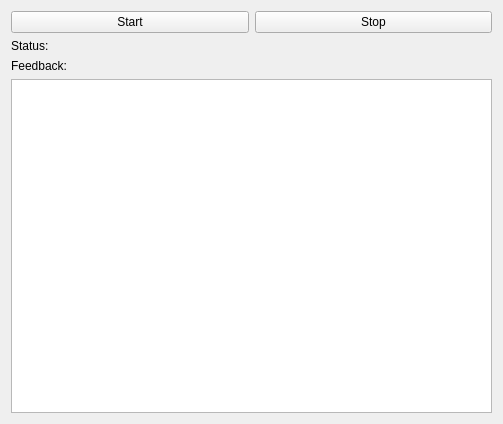
<?xml version="1.0" encoding="UTF-8"?>
<ui version="4.0">
 <class>RqtSrVisualServoing</class>
 <widget class="QWidget" name="RqtSrVisualServoing">
  <property name="geometry">
   <rect>
    <x>0</x>
    <y>0</y>
    <width>503</width>
    <height>424</height>
   </rect>
  </property>
  <property name="windowTitle">
   <string>Shadow Visual Servoing</string>
  </property>
  <layout class="QVBoxLayout" name="verticalLayout">
   <item>
    <layout class="QHBoxLayout" name="horizontalLayout">
     <item>
      <widget class="QPushButton" name="startBtn">
       <property name="text">
        <string>Start</string>
       </property>
       <property name="icon">
        <iconset theme="media-playback-start"/>
       </property>
      </widget>
     </item>
     <item>
      <widget class="QPushButton" name="stopBtn">
       <property name="text">
        <string>Stop</string>
       </property>
       <property name="icon">
        <iconset theme="media-playback-stop"/>
       </property>
      </widget>
     </item>
    </layout>
   </item>
   <item>
    <layout class="QHBoxLayout" name="horizontalLayout_2">
     <item>
      <widget class="QLabel" name="label_2">
       <property name="text">
        <string>Status:</string>
       </property>
      </widget>
     </item>
     <item>
      <widget class="QLabel" name="statusValue">
       <property name="sizePolicy">
        <sizepolicy hsizetype="Expanding" vsizetype="Preferred">
         <horstretch>0</horstretch>
         <verstretch>0</verstretch>
        </sizepolicy>
       </property>
       <property name="text">
        <string/>
       </property>
      </widget>
     </item>
    </layout>
   </item>
   <item>
    <widget class="QLabel" name="label_6">
     <property name="text">
      <string>Feedback:</string>
     </property>
    </widget>
   </item>
   <item>
    <widget class="QTableView" name="feedbackView">
     <property name="alternatingRowColors">
      <bool>true</bool>
     </property>
     <attribute name="horizontalHeaderStretchLastSection">
      <bool>true</bool>
     </attribute>
     <attribute name="verticalHeaderVisible">
      <bool>false</bool>
     </attribute>
    </widget>
   </item>
  </layout>
 </widget>
 <resources/>
 <connections/>
</ui>
